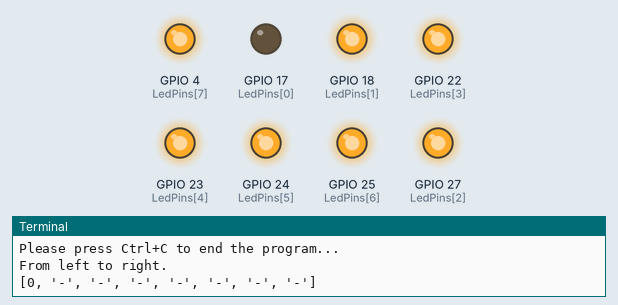
Simulated run of this program. Board: Raspberry Pi (BCM pin numbers). Shown: output pins drawn as LEDs (lit = HIGH), the last lines printed to the terminal.

Above: at 0.05 s.
At 0.66 s:
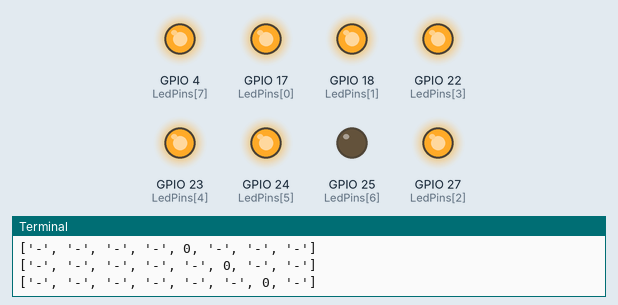
At 1.26 s:
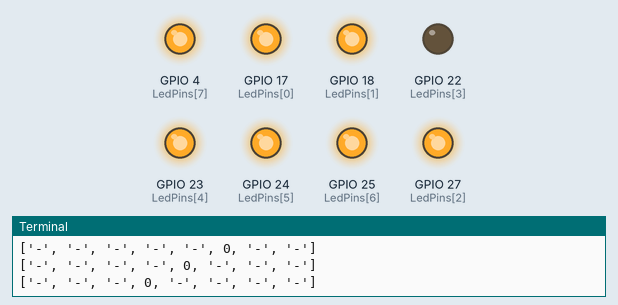
At 1.76 s:
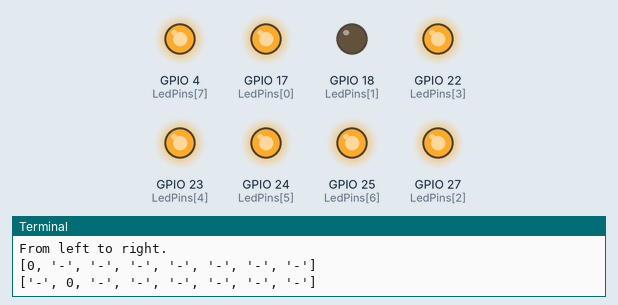
At 2.42 s:
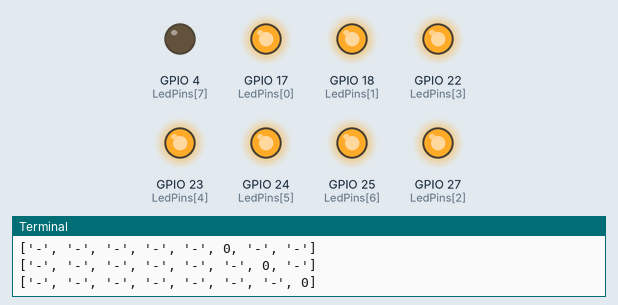
At 3.47 s:
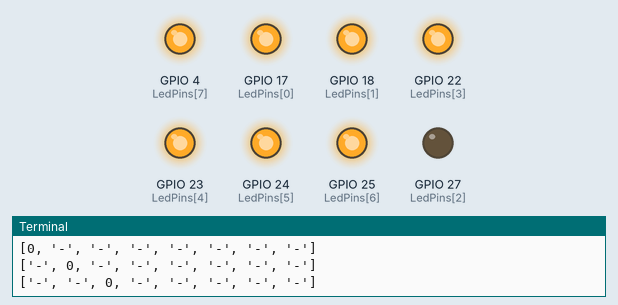
Timing chart, 0 to 3.8 s (numbered marks = the images above):
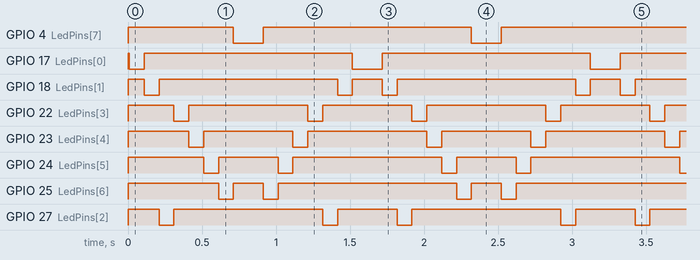

The program:

3-flowing-LED.py
```python
# Lesson 3 Flowing LED Lights

import RPi.GPIO as GPIO
import time
from sys import version_info

if version_info.major == 3:
    raw_input = input

# Set 8 Pins for 8 LEDs.
LedPins = [17, 18, 27, 22, 23, 24, 25, 4]

# Define a function to print message at the beginning
def print_message():
    print ("========================================")
    print ("|                8 LEDs                |")
    print ("|    ------------------------------    |")
    print ("|         LED0 connect to GPIO17        |")
    print ("|         LED1 connect to GPIO18        |")
    print ("|         LED2 connect to GPIO27       |")
    print ("|         LED3 connect to GPIO22        |")
    print ("|         LED4 connect to GPIO23        |")
    print ("|         LED5 connect to GPIO24        |")
    print ("|         LED6 connect to GPIO25        |")
    print ("|         LED7 connect to GPIO4        |")
    print ("|                                      |")
    print ("|            Flow LED effect           |")
    print ("|                                      |")
    print ("|                                      |")
    print ("========================================\n")
    print ("Program is running...")
    print ("Please press Ctrl+C to end the program...")
    #raw_input ("Press Enter to begin\n")

# Define a setup function for some setup
def setup():
    # Set the GPIO modes to BCM Numbering
    GPIO.setmode(GPIO.BCM)
    # Set all LedPin's mode to output,
    # and initial level to High(3.3v)
    GPIO.setup(LedPins, GPIO.OUT, initial=GPIO.HIGH)

# Define a main function for main process
def main():
    # Print messages
    print_message()
    leds = ['-', '-', '-', '-', '-', '-', '-', '-']

    while True:
        # Turn LED on from left to right
        print ("From left to right.")
        for pin in LedPins:
            #print pin
            GPIO.output(pin, GPIO.LOW)
            leds[LedPins.index(pin)] = 0    # Show which led is on
            print (leds)
            time.sleep(0.1)
            GPIO.output(pin, GPIO.HIGH)
            leds[LedPins.index(pin)] = '-'  # Show the led is off

        # Turn LED off from right to left
        print ("From right to left.")
        for pin in reversed(LedPins):
            #print pin
            GPIO.output(pin, GPIO.LOW)
            leds[LedPins.index(pin)] = 0    # Show which led is on
            print (leds)
            time.sleep(0.1)
            GPIO.output(pin, GPIO.HIGH)
            leds[LedPins.index(pin)] = '-'  # Show the led is off

# Define a destroy function for clean up everything after
# the script finished
def destroy():
    # Turn off all LEDs
    GPIO.output(LedPins, GPIO.HIGH)
    # Release resource
    GPIO.cleanup()

# If run this script directly, do:
if __name__ == '__main__':
    setup()
    try:
        main()
    # When 'Ctrl+C' is pressed, the child program
    # destroy() will be  executed.
    except KeyboardInterrupt:
        destroy()
```

Measured:
- by itself, GPIO 4 (LedPins[7]): alternates HIGH for 1.4 s and LOW for 0.20 s
- by itself, GPIO 17 (LedPins[0]): repeats every 1.6 s: HIGH 1.4 s, LOW 0.20 s
- by itself, GPIO 18 (LedPins[1]): repeats every 1.6 s: HIGH 1.2 s, LOW 0.10 s, HIGH 0.20 s, LOW 0.10 s
- by itself, GPIO 22 (LedPins[3]): repeats every 1.6 s: HIGH 0.80 s, LOW 0.10 s, HIGH 0.60 s, LOW 0.10 s
- by itself, GPIO 23 (LedPins[4]): repeats every 1.6 s: HIGH 0.60 s, LOW 0.10 s, HIGH 0.80 s, LOW 0.10 s
- by itself, GPIO 24 (LedPins[5]): repeats every 1.6 s: HIGH 0.40 s, LOW 0.10 s, HIGH 1.0 s, LOW 0.10 s
- by itself, GPIO 25 (LedPins[6]): repeats every 1.6 s: HIGH 0.20 s, LOW 0.10 s, HIGH 1.2 s, LOW 0.10 s
- by itself, GPIO 27 (LedPins[2]): repeats every 1.6 s: HIGH 1.0 s, LOW 0.10 s, HIGH 0.40 s, LOW 0.10 s
